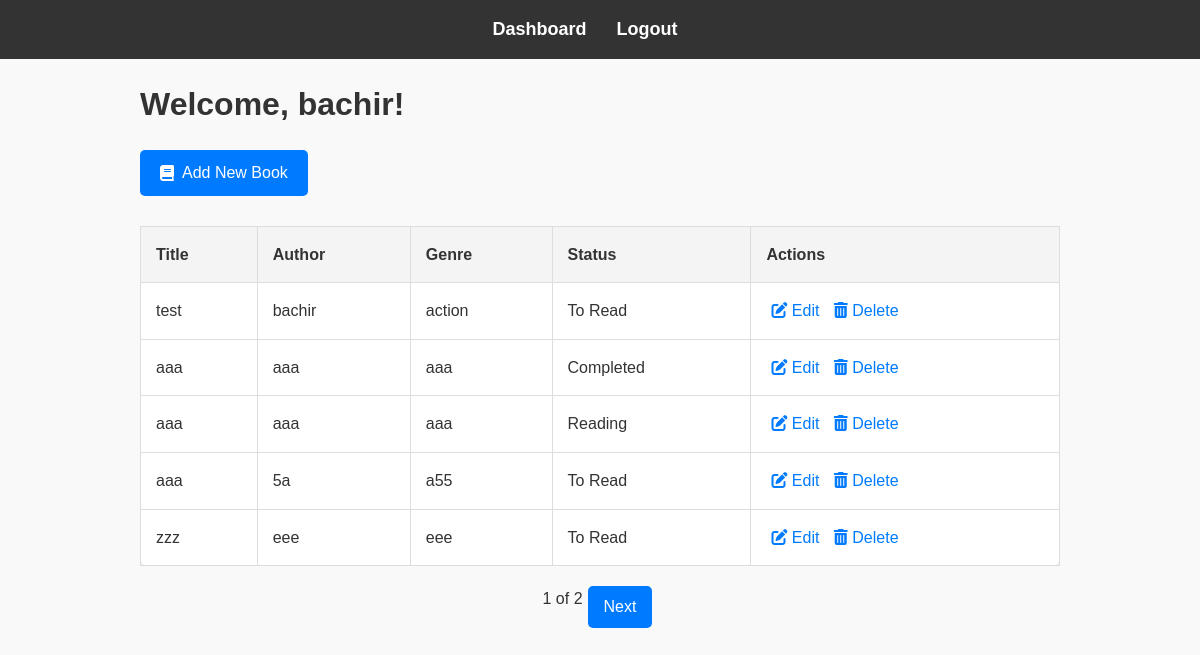
The page /dashboard (signed in) on the database its author committed.
### app.py (models this page shows)
class Book(db.Model):
    id = db.Column(db.Integer, primary_key=True)
    title = db.Column(db.String(200), nullable=False)
    author = db.Column(db.String(100), nullable=False)
    genre = db.Column(db.String(50))
    year_published = db.Column(db.Integer)
    status = db.Column(db.String(50), nullable=False)
    review = db.Column(db.Text)
    user_id = db.Column(db.Integer, db.ForeignKey('user.id'), nullable=False)

### app.py (the view)
@app.route('/dashboard')
def dashboard():
    if 'user_id' not in session:
        return redirect(url_for('home'))
    search_query = request.args.get('search', '')
    page = request.args.get('page', 1, type=int)
    books_query = Book.query.filter(Book.title.contains(search_query) | Book.author.contains(search_query))
    books = books_query.paginate(page=page, per_page=5, error_out=False)
    return render_template('dashboard.html', books=books, search_query=search_query)

### templates/dashboard.html (shortened to what this page needs)
{% extends 'base.html' %}
{% block content %}
<h1>Welcome, {{ session['username'] }}!</h1>
<a href="{{ url_for('add_book') }}" class="btn-add-book">
    <i class="fas fa-book"></i> Add New Book
</a>
<div class="table-container">
    <table id="book-table">
        <thead>
            <tr>
                <th>Title</th>
                <th>Author</th>
                <th>Genre</th>
                <th>Status</th>
                <th>Actions</th>
            </tr>
        </thead>
        <tbody>
            {% for book in books.items %}
            <tr>
                <td>{{ book.title }}</td>
                <td>{{ book.author }}</td>
                <td>{{ book.genre }}</td>
                <td>{{ book.status }}</td>
                <td>
                    <a href="{{ url_for('edit_book', book_id=book.id) }}" class="btn-edit"><i class="fas fa-edit"></i> Edit</a>
                    <a href="{{ url_for('delete_book', book_id=book.id) }}" class="btn-delete" onclick="return confirm('Are you sure you want to delete this book?');"><i class="fas fa-trash-alt"></i> Delete</a>
                </td>
            </tr>
            {% endfor %}
        </tbody>
    </table>
</div>
<div class="pagination">
    <span class="active">{{ books.page }} of {{ books.pages }}</span>
    {% if books.has_next %}
        <a href="{{ url_for('dashboard', page=books.next_num) }}">Next</a>
    {% endif %}
</div>
{% endblock %}

### templates/base.html (shortened to what this page needs)
<!DOCTYPE html>
<html lang="en">
    <head>
        <link rel="stylesheet" href="https://cdnjs.cloudflare.com/ajax/libs/font-awesome/6.0.0-beta3/css/all.min.css">
        <link rel="stylesheet" href="{{ url_for('static', filename='style.css') }}">
    </head>
<body>
    <nav>
        <ul>
            <li><a href="{{ url_for('dashboard') }}">Dashboard</a></li>
            {% if 'user_id' in session %}
            <li><a href="{{ url_for('logout') }}">Logout</a></li>
            {% else %}
            <li><a href="{{ url_for('login') }}">Login</a></li>
            <li><a href="{{ url_for('signup') }}">Signup</a></li>
            {% endif %}
        </ul>
    </nav>
    <div class="container">
        {% block content %}{% endblock %}
    </div>
</body>
</html>

### static/style.css (style rules this page uses)
* { margin: 0; padding: 0; box-sizing: border-box; }
body { font-family: 'Arial', sans-serif; background-color: #f9f9f9; color: #333; line-height: 1.6; }
h1, h2 { color: #333; margin-bottom: 20px; }
nav { background-color: #333; padding: 15px 0; }
nav ul { list-style-type: none; display: flex; justify-content: center; padding: 0; }
nav ul li { margin-right: 30px; }
nav ul li a { color: white; text-decoration: none; font-weight: bold; font-size: 18px; }
.container { max-width: 960px; margin: 0 auto; padding: 20px; }
.table-container { overflow-x: auto; margin-top: 30px; }
table { width: 100%; border-collapse: collapse; background-color: white; box-shadow: 0 4px 8px rgba(0, 0, 0, 0.1); border-radius: 8px; }
table th, table td { padding: 15px; border: 1px solid #ddd; text-align: left; }
table th { background-color: #f4f4f4; }
table td a { color: #007bff; text-decoration: none; margin: 5px; }
.pagination { display: flex; justify-content: center; margin-top: 20px; }
.pagination a { padding: 8px 16px; margin: 0 5px; background-color: #007bff; color: white; text-decoration: none; border-radius: 5px; }
.btn-add-book { background-color: #007bff; color: white; padding: 10px 20px; font-size: 16px; border: none; border-radius: 5px; cursor: pointer; text-decoration: none; display: inline-flex; align-items: center; transition: background-color 0.3s ease, transform 0.3s ease; }
.btn-add-book i { margin-right: 8px; }

### rows shown on the page
Book: username "bachir", title "test", author "bachir", genre "action", status "To Read"
Book: title "aaa", author "aaa", genre "aaa", status "Completed"
Book: title "aaa", author "aaa", genre "aaa", status "Reading"
Book: title "aaa", author "5a", genre "a55", status "To Read"
Book: title "zzz", author "eee", genre "eee", status "To Read"

### other values the page prints
{{ books.page }} "1"
{{ books.pages }} "2"
